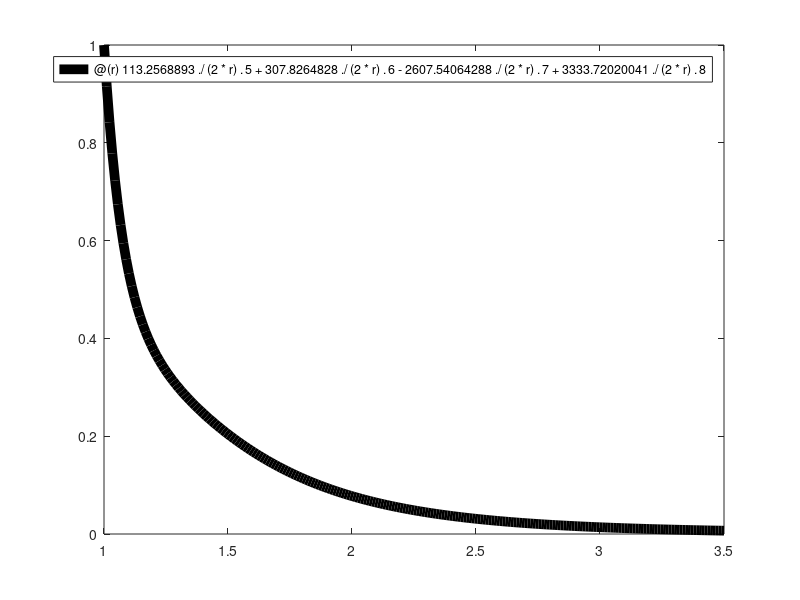

Reproduce this figure in MATLAB. (Note: this script raises an error after producing the figure.)
clear all
close all

figure;
A =  @(r) 113.2568893./(2*r).^5 + 307.8264828./(2*r).^6 - 2607.54064288./(2*r).^7 + 3333.72020041./(2*r).^8;
fplot(A,[1 3.5],'k','LineWidth',7);
hold on 
load A_fit.txt
plot(A_fit(:,1)./2 + 1, A_fit(:,2),'o','MarkerFaceColor','Red','MarkerEdgeColor','Black','MarkerSize',22 );
ax = gca;
ax.FontSize = 40;
ax.LineWidth = 1.5;
legend({'Fit','Original data'}, 'Location','east', 'FontSize',50);
legend('boxoff');
set(gca,'LineWidth',1.5);
set(gca,'TickDir','out');
xlabel ('r/\sigma');
ylabel(' A(r/\sigma) ');
set(gcf,'color','w');
xlim([ 1 3.5]);
ylim([ 0 1]);
box on;

figure;
B =  @(r) 0.96337157./(2.*r - 1.90461683).^(1.99517070) - 0.93850774./(2.*r -1.90378420).^(2.01254004);
fplot(B,[1 3.5],'k','LineWidth',7);
hold on 
load B_fit.txt
plot(B_fit(:,1)./2 + 1, B_fit(:,2),'o','MarkerFaceColor','Red','MarkerEdgeColor','Black','MarkerSize',22 );
ax = gca;
ax.FontSize = 40;
ax.LineWidth = 1.5;
legend({'Fit','Original data'}, 'Location','east', 'FontSize',50);
legend('boxoff');
set(gca,'LineWidth',1.5)
set(gca,'TickDir','out');
xlabel ('r/\sigma');
ylabel(' B(r/\sigma) ');
set(gcf,'color','w');
xlim([ 1 3.5]);
ylim([ 0 0.3]);
box on;

figure;
G =  @(r) ((6.*(2.*(r - 1)).^2 + 4.*(2.*(r - 1)))./(6.*(2.*(r - 1)).^2 + 13.*(2.*(r - 1))+2));
fplot(G,[1 10],'k','LineWidth',7);
hold on 
load G_fit.txt
plot(G_fit(:,1), G_fit(:,2),'o','MarkerFaceColor','Red','MarkerEdgeColor','Black','MarkerSize',22 );
ax = gca;
ax.FontSize = 40;
ax.LineWidth = 1.5;
set(gca,'LineWidth',1.5)
set(gca,'TickDir','out');
xlabel ('r/\sigma');
ylabel(' G(r/\sigma) ');
set(gcf,'color','w');
xlim([ 1 10]);
ylim([ 0 1.2]);
box on;
